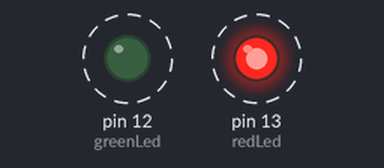
Bench run of a sketch on a simulated Arduino Uno, built with avr-gcc and run on an emulated ATmega328P. Parts: output pins drawn as LEDs (lit = HIGH). Dashed ring = blinking.

Above: at 0.3 s.
Timing chart, 0 to 3.5 s (numbered marks = the images above):
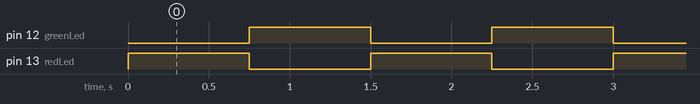

Measured:
- by itself, pin 12 (greenLed), pin 13 (redLed): alternates HIGH for 0.75 s and LOW for 0.75 s

The sketch:

modifiedBlink.ino
```cpp
/* Example from Chapter 4 of 'Beginning C in Arduino' book.
Turns on one LED for one second while the other is off, then reverses the LED's for
one second, repeatedly.
*/

#define redLed 13
#define greenLed 12
#define delayPeriod 750


void setup() {
  pinMode(redLed, OUTPUT);
  pinMode(greenLed, OUTPUT);
}

void loop() {
  digitalWrite(greenLed, LOW);
  digitalWrite(redLed, HIGH);
  delay(delayPeriod);
  digitalWrite(redLed, LOW);
  digitalWrite(greenLed, HIGH);
  delay(delayPeriod);
}
```
